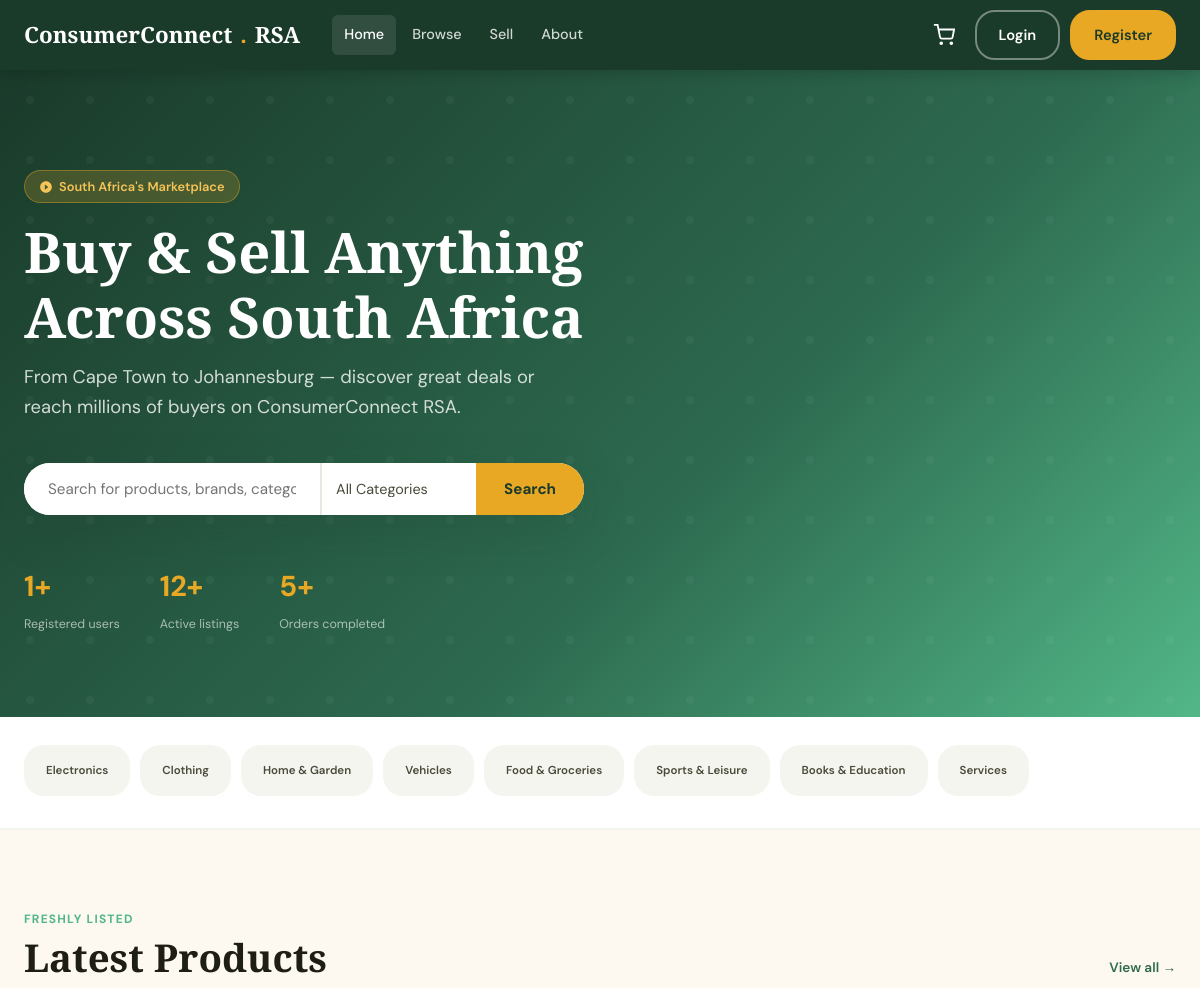
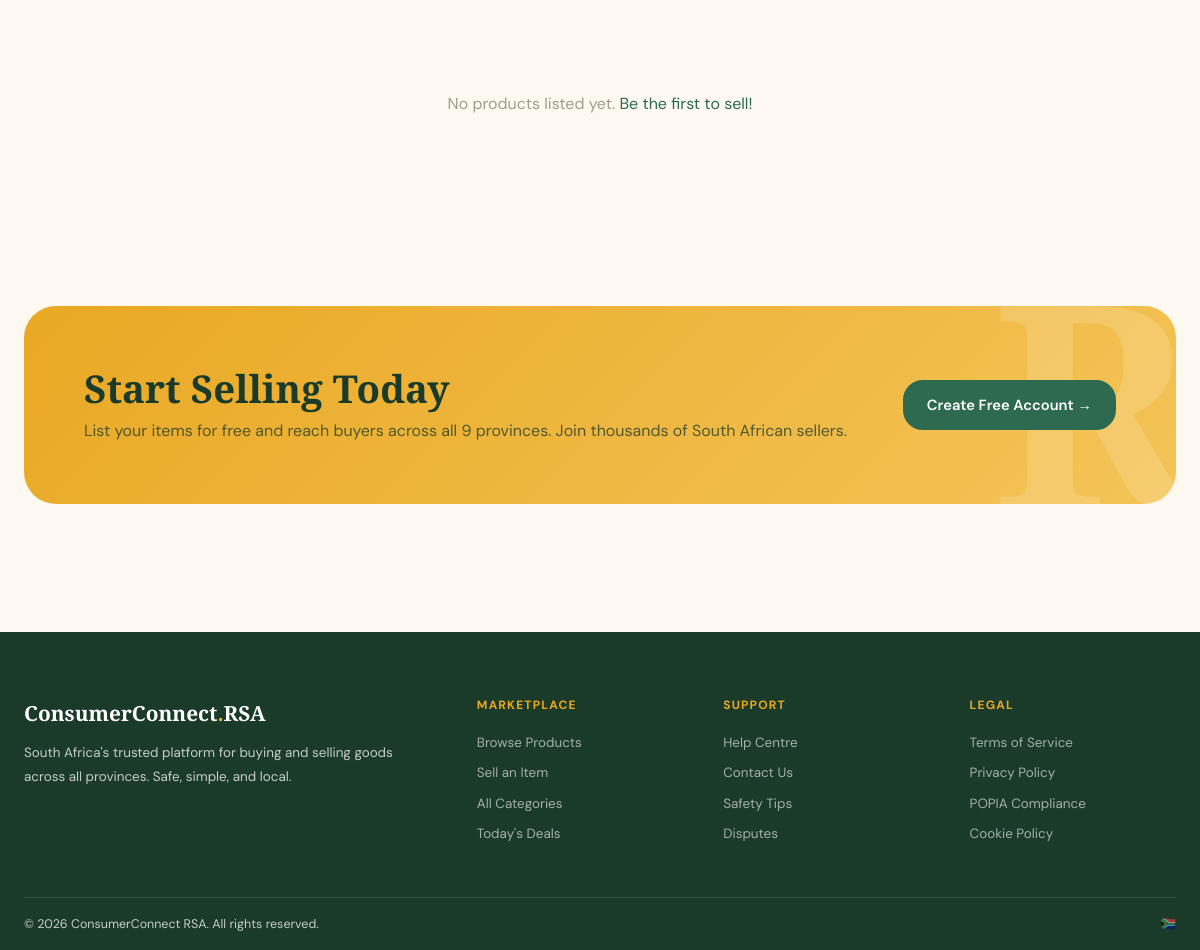
The page / on the database its author committed (2 pictures, top to bottom).
### tables this page shows
CREATE TABLE categories (
  id          INT UNSIGNED AUTO_INCREMENT PRIMARY KEY,
  parent_id   INT UNSIGNED NULL,
  name        VARCHAR(100) NOT NULL,
  slug        VARCHAR(100) NOT NULL UNIQUE,
  icon        VARCHAR(50) DEFAULT 'tag',
  sort_order  TINYINT UNSIGNED DEFAULT 0,
  created_at  TIMESTAMP DEFAULT CURRENT_TIMESTAMP,
  FOREIGN KEY (parent_id) REFERENCES categories(id) ON DELETE SET NULL
);

### auth.php (called while the page is built, shortened)
<?php
require_once __DIR__ . '/config.php';
function isLoggedIn(): bool {
    return isset($_SESSION['user_id']);
}
function currentUser(): ?array {
    if (!isLoggedIn()) return null;
    static $user = null;
    return $user;
}
function h(string $s): string {
    return htmlspecialchars($s, ENT_QUOTES | ENT_HTML5, 'UTF-8');
}
?>

### config.php (called while the page is built, shortened)
<?php
function db(): PDO {
    static $pdo = null;
    if ($pdo === null) {
        $dsn = sprintf(
            'mysql:host=%s;port=%s;dbname=%s;charset=%s',
            DB_HOST, DB_PORT, DB_NAME, DB_CHARSET
        );
        $options = [
            PDO::ATTR_ERRMODE            => PDO::ERRMODE_EXCEPTION,
            PDO::ATTR_DEFAULT_FETCH_MODE => PDO::FETCH_ASSOC,
            PDO::ATTR_EMULATE_PREPARES   => false,
        ];
        try {
            $pdo = new PDO($dsn, DB_USER, DB_PASS, $options);
        } catch (PDOException $e) {
            die(json_encode(['error' => 'Database connection failed: ' . $e->getMessage()]));
        }
    }
    return $pdo;
}
?>

### index.php (the view, shortened to what this page needs)
<?php
require_once 'auth.php';
$user = currentUser();
$stmt = db()->query(
    'SELECT p.*, c.name AS cat_name, u.city, u.province,
            (SELECT filename FROM product_images WHERE product_id=p.id AND is_primary=1 LIMIT 1) AS img
     FROM products p
     JOIN categories c ON p.category_id = c.id
     JOIN users u ON p.seller_id = u.id
     WHERE p.status="active"
     ORDER BY p.created_at DESC LIMIT 8'
);
$products = $stmt->fetchAll();
$cats = db()->query('SELECT * FROM categories ORDER BY sort_order')->fetchAll();
$stats = [
    'users'    => db()->query('SELECT COUNT(*) FROM users')->fetchColumn(),
    'products' => db()->query('SELECT COUNT(*) FROM products WHERE status="active"')->fetchColumn(),
    'orders'   => db()->query('SELECT COUNT(*) FROM orders')->fetchColumn(),
];
?>
<!DOCTYPE html>
<html lang="en">
<head>
<link rel="stylesheet" href="css/style.css">
</head>
<body>
<nav class="navbar">
  <div class="container navbar-inner">
    <a href="index.php" class="navbar-brand">
      ConsumerConnect<span class="brand-dot">.</span>RSA
    </a>
    <div class="navbar-links" id="navLinks">
      <a href="index.php" class="active">Home</a>
      <a href="products.php">Browse</a>
      <a href="sell.php">Sell</a>
      <a href="about.php">About</a>
    </div>
    <div class="navbar-actions">
      <a href="cart.php" class="cart-badge">
        <svg width="22" height="22" fill="none" stroke="currentColor" stroke-width="2" viewBox="0 0 24 24"><circle cx="9" cy="21" r="1"/><circle cx="20" cy="21" r="1"/><path d="M1 1h4l2.68 13.39a2 2 0 0 0 2 1.61h9.72a2 2 0 0 0 2-1.61L23 6H6"/></svg>
      </a>
      <?php if ($user): ?>
      <div class="user-menu-wrap">
        <button class="user-avatar-btn" id="avatarBtn">
          <?= strtoupper(substr($user['first_name'],0,1)) ?>
        </button>
        <div class="dropdown-menu" id="userDropdown">
          <a href="dashboard.php">
            <svg width="16" height="16" fill="none" stroke="currentColor" stroke-width="2" viewBox="0 0 24 24"><path d="M3 9l9-7 9 7v11a2 2 0 0 1-2 2H5a2 2 0 0 1-2-2z"/><polyline points="9 22 9 12 15 12 15 22"/></svg>
            Dashboard
          </a>
          <a href="orders.php">
            <svg width="16" height="16" fill="none" stroke="currentColor" stroke-width="2" viewBox="0 0 24 24"><path d="M6 2L3 6v14a2 2 0 0 0 2 2h14a2 2 0 0 0 2-2V6l-3-4z"/><line x1="3" y1="6" x2="21" y2="6"/></svg>
            My Orders
          </a>
          <?php if (hasRole('seller','super_admin','admin')): ?>
          <a href="seller/dashboard.php">
            <svg width="16" height="16" fill="none" stroke="currentColor" stroke-width="2" viewBox="0 0 24 24"><rect x="2" y="3" width="20" height="14" rx="2"/><line x1="8" y1="21" x2="16" y2="21"/><line x1="12" y1="17" x2="12" y2="21"/></svg>
            Seller Hub
          </a>
          <?php endif; ?>
          <?php if (hasRole('super_admin','admin','moderator')): ?>
          <a href="../admin/index.php">
            <svg width="16" height="16" fill="none" stroke="currentColor" stroke-width="2" viewBox="0 0 24 24"><circle cx="12" cy="12" r="3"/><path d="M19.07 4.93a10 10 0 0 1 0 14.14M4.93 4.93a10 10 0 0 0 0 14.14"/></svg>
            Admin Panel
          </a>
          <?php endif; ?>
          <div class="dropdown-divider"></div>
          <a href="profile.php">
            <svg width="16" height="16" fill="none" stroke="currentColor" stroke-width="2" viewBox="0 0 24 24"><path d="M20 21v-2a4 4 0 0 0-4-4H8a4 4 0 0 0-4 4v2"/><circle cx="12" cy="7" r="4"/></svg>
            Profile
          </a>
          <form method="POST" action="logout.php">
            <?= csrfField() ?>
            <button type="submit">
              <svg width="16" height="16" fill="none" stroke="currentColor" stroke-width="2" viewBox="0 0 24 24"><path d="M9 21H5a2 2 0 0 1-2-2V5a2 2 0 0 1 2-2h4"/><polyline points="16 17 21 12 16 7"/><line x1="21" y1="12" x2="9" y2="12"/></svg>
              Sign Out
            </button>
          </form>
        </div>
      </div>
      <?php else: ?>
      <a href="login.php" class="btn btn-outline" style="color:#fff;border-color:rgba(255,255,255,.4);">Login</a>
      <a href="register.php" class="btn btn-gold">Register</a>
      <?php endif; ?>
    </div>
  </div>
</nav>
<section class="hero">
  <div class="container">
    <div class="hero-content">
      <div class="hero-badge">
        <svg width="14" height="14" fill="currentColor" viewBox="0 0 24 24"><path d="M12 2C6.48 2 2 6.48 2 12s4.48 10 10 10 10-4.48 10-10S17.52 2 12 2zm-2 14.5v-9l6 4.5-6 4.5z"/></svg>
        South Africa's Marketplace
      </div>
      <h1>Buy &amp; Sell Anything<br>Across South Africa</h1>
      <p>From Cape Town to Johannesburg — discover great deals or reach millions of buyers on ConsumerConnect RSA.</p>
      <form class="hero-search" action="products.php" method="GET">
        <input type="text" name="q" placeholder="Search for products, brands, categories…" autocomplete="off">
        <select name="category">
          <option value="">All Categories</option>
        </select>
        <button type="submit">Search</button>
      </form>
      <div class="hero-stats">
        <div class="hero-stat">
          <strong><?= number_format($stats['users']) ?>+</strong>
          <span>Registered users</span>
        </div>
        <div class="hero-stat">
          <strong><?= number_format($stats['products']) ?>+</strong>
          <span>Active listings</span>
        </div>
        <div class="hero-stat">
          <strong><?= number_format($stats['orders']) ?>+</strong>
          <span>Orders completed</span>
        </div>
      </div>
    </div>
  </div>
</section>
<div class="categories-strip">
  <div class="container">
    <div class="categories-row">
      <?php
      foreach ($cats as $cat): ?>
      <a href="products.php?category=<?= h($cat['slug']) ?>" class="cat-pill">
        <span><?= h($cat['name']) ?></span>
      </a>
      <?php endforeach; ?>
    </div>
  </div>
</div>
<section class="section">
  <div class="container">
    <div class="section-header">
      <div>
        <div class="eyebrow">Freshly Listed</div>
        <h2>Latest Products</h2>
      </div>
      <a href="products.php">View all →</a>
    </div>
    <div class="product-grid">
      <?php if (empty($products)): ?>
      <div style="grid-column:1/-1;text-align:center;color:var(--grey-400);padding:60px 0">
        <p>No products listed yet. <a href="sell.php" style="color:var(--green-mid)">Be the first to sell!</a></p>
      </div>
      <?php endif; ?>
    </div>
  </div>
</section>
<section class="section-sm">
  <div class="container">
    <div class="sell-banner">
      <div>
        <h2>Start Selling Today</h2>
        <p>List your items for free and reach buyers across all 9 provinces. Join thousands of South African sellers.</p>
      </div>
      <a href="<?= $user ? 'sell.php' : 'register.php' ?>" class="btn btn-primary btn-lg" style="flex-shrink:0">
        <?= $user ? 'List a Product' : 'Create Free Account' ?> →
      </a>
    </div>
  </div>
</section>
<footer class="site-footer">
  <div class="container">
    <div class="footer-grid">
      <div>
        <div class="footer-brand">ConsumerConnect<span class="dot">.</span>RSA</div>
        <p class="footer-desc">South Africa's trusted platform for buying and selling goods across all provinces. Safe, simple, and local.</p>
      </div>
      <div>
        <div class="footer-heading">Marketplace</div>
        <div class="footer-links">
          <a href="products.php">Browse Products</a>
          <a href="sell.php">Sell an Item</a>
          <a href="categories.php">All Categories</a>
          <a href="deals.php">Today's Deals</a>
        </div>
      </div>
      <div>
        <div class="footer-heading">Support</div>
        <div class="footer-links">
          <a href="help.php">Help Centre</a>
          <a href="contact.php">Contact Us</a>
          <a href="safety.php">Safety Tips</a>
          <a href="disputes.php">Disputes</a>
        </div>
      </div>
      <div>
        <div class="footer-heading">Legal</div>
        <div class="footer-links">
          <a href="terms.php">Terms of Service</a>
          <a href="privacy.php">Privacy Policy</a>
          <a href="popia.php">POPIA Compliance</a>
          <a href="cookies.php">Cookie Policy</a>
        </div>
      </div>
    </div>
    <div class="footer-bottom">
      <span>© <?= date('Y') ?> ConsumerConnect RSA. All rights reserved.</span>
      <div class="footer-flags">🇿🇦</div>
    </div>
  </div>
</footer>
</body>
</html>

### rows shown on the page
categories: name "Electronics"
categories: name "Clothing"
categories: name "Home & Garden"
categories: name "Vehicles"
categories: name "Food & Groceries"
categories: name "Sports & Leisure"
categories: name "Books & Education"
categories: name "Services"

### other values the page prints
$stats['users'] "1"
$stats['products'] "12"
$stats['orders'] "5"
